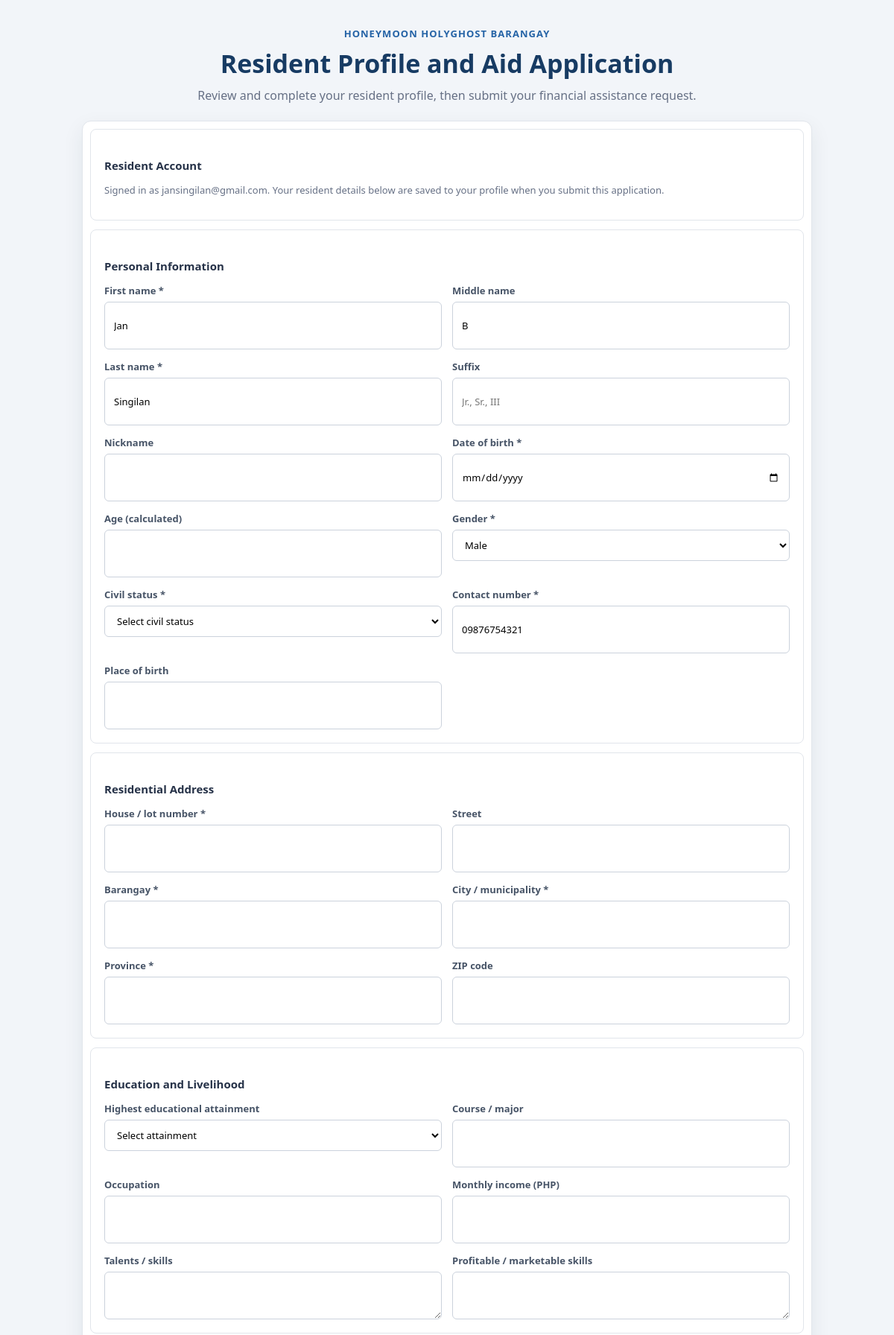
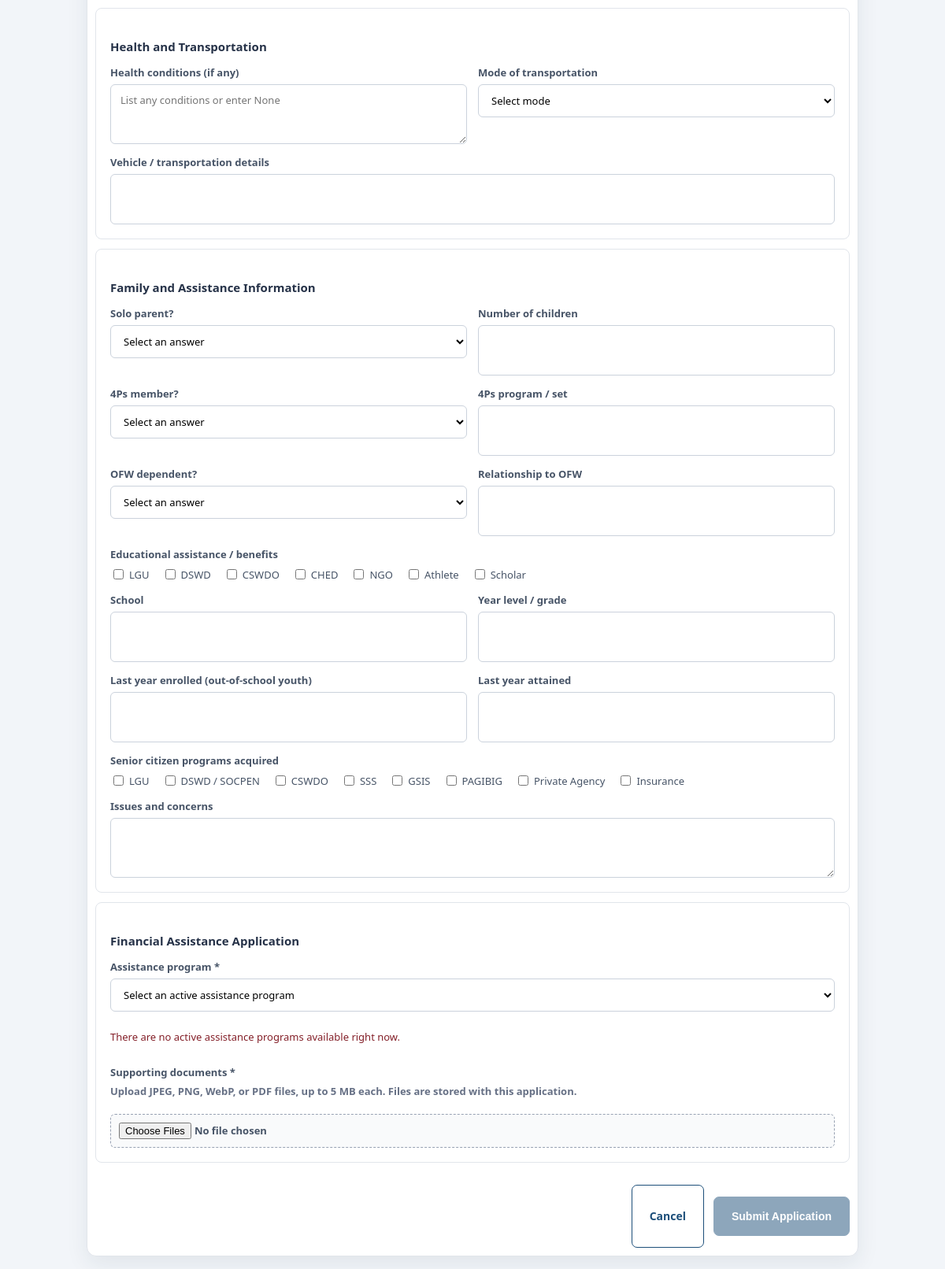
Screenshot of /application/index.php (signed in) with the database file from the repository (2 pictures, top to bottom).
### tables this page shows
CREATE TABLE `resident_information` (
  `resident_id` int(11) NOT NULL,
  `firstname` varchar(100) NOT NULL,
  `middlename` varchar(100) NOT NULL,
  `lastname` varchar(100) NOT NULL,
  `age` tinyint(3) NOT NULL,
  `gender` enum('Male','Female','Other') NOT NULL,
  `contact` varchar(11) NOT NULL,
  `address` varchar(100) NOT NULL
);

CREATE TABLE `user` (
  `user_id` int(11) NOT NULL,
  `firstname` varchar(100) NOT NULL,
  `lastname` varchar(100) NOT NULL,
  `email` varchar(100) NOT NULL,
  `password` varchar(255) NOT NULL,
  `contact` varchar(11) DEFAULT NULL,
  `address` varchar(100) DEFAULT NULL,
  `position` enum('Barangay Captain','Kagawad','Secretary') DEFAULT NULL,
  `role` enum('resident','worker') NOT NULL DEFAULT 'resident'
);

### classes/applicant.php (called while the page is built, shortened)
<?php
    class Applicant{
        private PDO $pdo;
        function __construct(PDO $pdo){
            $this -> pdo = $pdo;
        }
        public function fetch_profile_data($user_id){
            $fetch = "SELECT
                        ri.*,
                        u.email AS account_email
                      FROM resident_information ri
                      INNER JOIN user u ON ri.user_id = u.user_id
                      WHERE ri.user_id = ?";
            $prep = $this->pdo->prepare($fetch);
            $prep->execute([$user_id]);
            return $prep->fetch();
        }
    }
?>

### application/resident_profile_fields.php (the view, shortened to what this page needs)
<?php
$profileValues = isset($profileValues) && is_array($profileValues) ? $profileValues : [];
$profileValue = function ($field) use ($profileValues) {
    $value = $profileValues[$field] ?? '';
    return htmlspecialchars(is_scalar($value) ? (string)$value : '', ENT_QUOTES, 'UTF-8');
};
$profileSelections = function ($field) use ($profileValues) {
    $value = $profileValues[$field] ?? [];
    if (is_string($value)) {
        $decoded = json_decode($value, true);
        $value = is_array($decoded) ? $decoded : [];
    }
    return is_array($value) ? $value : [];
};
$profileChecked = function ($field, $value) use ($profileSelections) {
    return in_array($value, $profileSelections($field), true) ? 'checked' : '';
};
?>
<section class="application-form-section" aria-labelledby="personal-heading">
    <h4 id="personal-heading">Personal Information</h4>
    <div class="application-fields-grid">
        <label>First name *
            <input class="form-control" type="text" name="firstname" maxlength="100" value="<?= $profileValue('firstname') ?>" required>
        </label>
        <label>Middle name
            <input class="form-control" type="text" name="middlename" maxlength="100" value="<?= $profileValue('middlename') ?>">
        </label>
        <label>Last name *
            <input class="form-control" type="text" name="lastname" maxlength="100" value="<?= $profileValue('lastname') ?>" required>
        </label>
        <label>Suffix
            <input class="form-control" type="text" name="suffix" maxlength="20" placeholder="Jr., Sr., III" value="<?= $profileValue('suffix') ?>">
        </label>
        <label>Nickname
            <input class="form-control" type="text" name="nickname" maxlength="100" value="<?= $profileValue('nickname') ?>">
        </label>
        <label>Date of birth *
            <input class="form-control" type="date" id="resident-birthdate" name="birthdate" max="<?= date('Y-m-d') ?>" value="<?= $profileValue('birthdate') ?>" required>
        </label>
        <label>Age (calculated)
            <input class="form-control" type="number" id="resident-age" value="<?= $profileValue('age') ?>" readonly>
        </label>
        <label>Gender *
            <select class="form-control" name="gender" required>
                <?php foreach (['Male', 'Female', 'Other'] as $option): ?>
                    <option value="<?= $option ?>" <?= ($profileValues['gender'] ?? '') === $option ? 'selected' : '' ?>><?= $option ?></option>
                <?php endforeach; ?>
            </select>
        </label>
        <label>Civil status *
            <select class="form-control" name="civilstatus" required>
                <option value="">Select civil status</option>
            </select>
        </label>
        <label>Contact number *
            <input class="form-control" type="tel" name="contact" maxlength="11" pattern="[0-9]{7,11}" placeholder="Digits only" value="<?= $profileValue('contact') ?>" required>
        </label>
        <label>Place of birth
            <input class="form-control" type="text" name="birthplace" maxlength="100" value="<?= $profileValue('birthplace') ?>" data-application-required <?= !empty($requireAidProfileFields) ? 'required' : '' ?>>
        </label>
    </div>
</section>
<section class="application-form-section" aria-labelledby="address-heading">
    <h4 id="address-heading">Residential Address</h4>
    <div class="application-fields-grid">
        <label>House / lot number *
            <input class="form-control" type="text" name="housenumber" maxlength="50" value="<?= $profileValue('housenumber') ?>" required>
        </label>
        <label>Street
            <input class="form-control" type="text" name="street" maxlength="100" value="<?= $profileValue('street') ?>">
        </label>
        <label>Barangay *
            <input class="form-control" type="text" name="barangay" maxlength="100" value="<?= $profileValue('barangay') ?>" required>
        </label>
        <label>City / municipality *
            <input class="form-control" type="text" name="city" maxlength="100" value="<?= $profileValue('city') ?>" required>
        </label>
        <label>Province *
            <input class="form-control" type="text" name="province" maxlength="100" value="<?= $profileValue('province') ?>" required>
        </label>
        <label>ZIP code
            <input class="form-control" type="text" name="zipcode" maxlength="20" value="<?= $profileValue('zipcode') ?>">
        </label>
    </div>
</section>
<section class="application-form-section" aria-labelledby="education-heading">
    <h4 id="education-heading">Education and Livelihood</h4>
    <div class="application-fields-grid">
        <label>Highest educational attainment
            <select class="form-control" name="education" data-application-required <?= !empty($requireAidProfileFields) ? 'required' : '' ?>>
                <option value="">Select attainment</option>
            </select>
        </label>
        <label>Course / major
            <input class="form-control" type="text" name="course" maxlength="100" value="<?= $profileValue('course') ?>">
        </label>
        <label>Occupation
            <input class="form-control" type="text" name="occupation" maxlength="100" value="<?= $profileValue('occupation') ?>" data-application-required <?= !empty($requireAidProfileFields) ? 'required' : '' ?>>
        </label>
        <label>Monthly income (PHP)
            <input class="form-control" type="number" name="monthly_income" min="0" step="0.01" value="<?= $profileValue('monthly_income') ?>">
        </label>
        <label>Talents / skills
            <textarea class="form-control" name="talents" rows="2" maxlength="1000"><?= $profileValue('talents') ?></textarea>
        </label>
        <label>Profitable / marketable skills
            <textarea class="form-control" name="marketable_skills" rows="2" maxlength="1000"><?= $profileValue('marketable_skills') ?></textarea>
        </label>
    </div>
</section>
<section class="application-form-section" aria-labelledby="health-heading">
    <h4 id="health-heading">Health and Transportation</h4>
    <div class="application-fields-grid">
        <label>Health conditions (if any)
            <textarea class="form-control" name="health_condition" rows="3" maxlength="2000" placeholder="List any conditions or enter None"><?= $profileValue('health_condition') ?></textarea>
        </label>
        <label>Mode of transportation
            <select class="form-control" name="transport_mode">
                <option value="">Select mode</option>
            </select>
        </label>
        <label class="application-full">Vehicle / transportation details
            <input class="form-control" type="text" name="transport_details" maxlength="255" value="<?= $profileValue('transport_details') ?>">
        </label>
    </div>
</section>
<section class="application-form-section" aria-labelledby="assistance-heading">
    <h4 id="assistance-heading">Family and Assistance Information</h4>
    <div class="application-fields-grid">
        <label>Solo parent?
            <select class="form-control" name="soloparent">
                <option value="">Select an answer</option>
            </select>
        </label>
        <label>Number of children
            <input class="form-control" type="number" name="children" min="0" max="99" value="<?= $profileValue('children') ?>">
        </label>
        <label>4Ps member?
            <select class="form-control" name="member">
                <option value="">Select an answer</option>
            </select>
        </label>
        <label>4Ps program / set
            <input class="form-control" type="text" name="program" maxlength="255" value="<?= $profileValue('program') ?>">
        </label>
        <label>OFW dependent?
            <select class="form-control" name="dependent">
                <option value="">Select an answer</option>
            </select>
        </label>
        <label>Relationship to OFW
            <input class="form-control" type="text" name="relationship" maxlength="100" value="<?= $profileValue('relationship') ?>">
        </label>
        <div class="application-full">
            <span class="application-label">Educational assistance / benefits</span>
            <div class="application-choice-list">
                <?php foreach (['LGU', 'DSWD', 'CSWDO', 'CHED', 'NGO', 'Athlete', 'Scholar'] as $option): ?>
                    <label><input type="checkbox" name="benefits[]" value="<?= $option ?>" <?= $profileChecked('benefits', $option) ?>><?= $option ?></label>
                <?php endforeach; ?>
            </div>
        </div>
        <label>School
            <input class="form-control" type="text" name="school" maxlength="150" value="<?= $profileValue('school') ?>">
        </label>
        <label>Year level / grade
            <input class="form-control" type="text" name="yearlevel" maxlength="50" value="<?= $profileValue('yearlevel') ?>">
        </label>
        <label>Last year enrolled (out-of-school youth)
            <input class="form-control" type="text" name="enrolled" maxlength="50" value="<?= $profileValue('enrolled') ?>">
        </label>
        <label>Last year attained
            <input class="form-control" type="text" name="attained" maxlength="100" value="<?= $profileValue('attained') ?>">
        </label>
        <div class="application-full">
            <span class="application-label">Senior citizen programs acquired</span>
            <div class="application-choice-list">
                <?php foreach (['LGU', 'DSWD / SOCPEN', 'CSWDO', 'SSS', 'GSIS', 'PAGIBIG', 'Private Agency', 'Insurance'] as $option): ?>
                    <label><input type="checkbox" name="senior[]" value="<?= $option ?>" <?= $profileChecked('senior', $option) ?>><?= $option ?></label>
                <?php endforeach; ?>
            </div>
        </div>
        <label class="application-full">Issues and concerns
            <textarea class="form-control" name="issues" rows="3" maxlength="5000"><?= $profileValue('issues') ?></textarea>
        </label>
    </div>
</section>

### application/index.php (shortened to what this page needs)
<?php
require_once "../dbconn.php";
require_once "../classes/applicant.php";
require_once "../classes/resident_profile.php";
$applicantManager = new Applicant($pdo);
$programManager = new ProgramManager($pdo);
$activePrograms = $programManager->fetch_active_programs();
$userId = (int)$_SESSION['user_id'];
$row = $applicantManager->fetch_profile_data($userId);
$profileValues = $row;
?>
<!DOCTYPE html>
<html lang="en">
<head>
    <link rel="stylesheet" href="application_style.css">
</head>
<body class="resident-form-body">
<main class="resident-form-page">
    <header class="resident-form-header">
        <p class="resident-form-kicker">Honeymoon Holyghost Barangay</p>
        <h1>Resident Profile and Aid Application</h1>
        <p>Review and complete your resident profile, then submit your financial assistance request.</p>
    </header>
    <form class="resident-form-card" method="post" enctype="multipart/form-data">
        <section class="application-form-section" aria-labelledby="account-heading">
            <h4 id="account-heading">Resident Account</h4>
            <p class="application-help">
                Signed in as <?= htmlspecialchars($row['account_email'] ?? '', ENT_QUOTES, 'UTF-8') ?>.
                Your resident details below are saved to your profile when you submit this application.
            </p>
        </section>
        <?php $requireAidProfileFields = true; ?>
        <?php require "resident_profile_fields.php"; ?>
        <section class="application-form-section" aria-labelledby="aid-heading">
            <h4 id="aid-heading">Financial Assistance Application</h4>
            <div class="application-fields-grid">
                <label class="application-full">Assistance program *
                    <select class="form-control" name="aid_type" required>
                        <option value="">Select an active assistance program</option>
                    </select>
                </label>
                <?php if (empty($activePrograms)): ?>
                    <p class="no-program-message application-full" role="status">There are no active assistance programs available right now.</p>
                <?php endif; ?>
                <label class="application-full">Supporting documents *
                    <span class="application-help">Upload JPEG, PNG, WebP, or PDF files, up to 5 MB each. Files are stored with this application.</span>
                    <input class="application-file" type="file" name="documents[]" multiple accept=".jpg,.jpeg,.png,.webp,.pdf" required>
                </label>
            </div>
        </section>
        <div class="application-actions">
            <a class="btn-secondary" href="../resident/index.php">Cancel</a>
            <button class="btn-primary" type="submit" name="apply_btn" <?= empty($activePrograms) ? 'disabled' : '' ?>>Submit Application</button>
        </div>
    </form>
</main>
</body>
</html>

### rows the page displays
resident_information: user.email "jansingilan@gmail.com", firstname "Jan", middlename "B", lastname "Singilan", gender "Male", contact "09876754321"

### other values shown
$option "LGU"
$option "DSWD"
$option "CSWDO"
$option "CHED"
$option "NGO"
$option "Athlete"
$option "Scholar"
$option "DSWD / SOCPEN"
$option "SSS"
$option "GSIS"
$option "PAGIBIG"
$option "Private Agency"
$option "Insurance"
